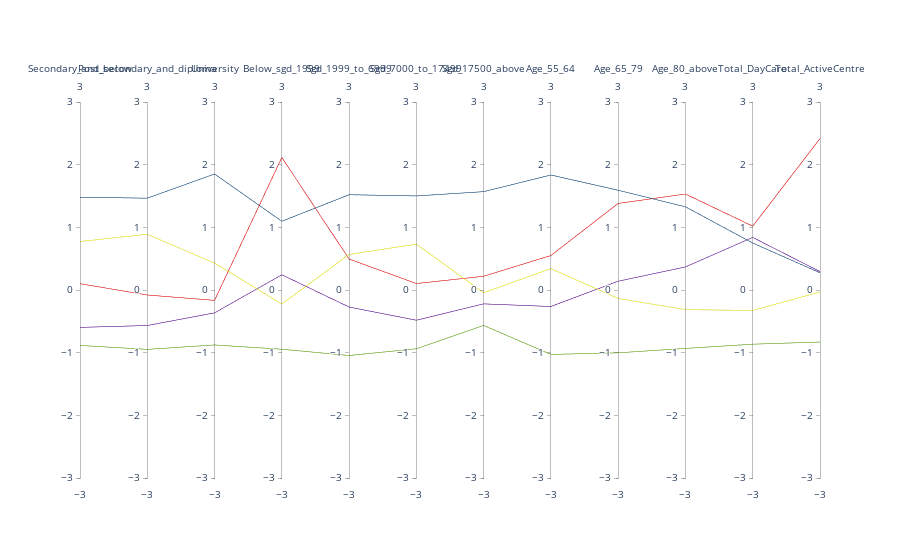

Here is the notebook cell this chart was saved with:
### Code cell
fig = go.Figure(data=
    go.Parcoords(
        #line = dict(color = area_features_df2['Cluster Labels']),
        line = dict(color = centroids['cluster'],
        #line = dict(color = df['species_id'],
                   #colorscale = [[0,'purple'],[0.25,'algae'],[0.5,'blue'],[0.75,'tealrose'],[1,'twilight']] ),                   
                   #colorscale = [[0,'purple'],[0.5,'lightseagreen'],[1,'gold']]),  
                    colorscale = [[0,'red'],[0.2,'purple'],[0.4,'blue'],[0.6,'green'],[1,'yellow']]),                    
                   #colorscale = 'Electric',
                   #showscale = True,
                   #cmin = 0,
                   #cmax = 50000),
        dimensions = list([
            dict(range = [-3,3],
                 label = 'Secondary_and_below', values = centroids['secondary_and_below']),
            dict(range = [-3,3],
                 label = 'Post_secondary_and_diploma', values = centroids['post_secondary_and_diploma']),
            dict(range = [-3,3],
                 label = "University", values = centroids['university']),
            
            dict(range = [-3,3],                 
                 label = 'Below_sgd_1999', values = centroids['below_sgd_1999']),
            dict(range = [-3,3],                 
                 label = 'Sgd_1999_to_6999', values = centroids['sgd_1999_to_6999']),
            dict(range = [-3,3],                 
                 label = 'Sgd_7000_to_17499', values = centroids['sgd_7000_to_17499']),
            dict(range = [-3,3],                 
                 label = 'Sgd_17500_above', values = centroids['sgd_17500_above']),

            dict(range = [-3,3],                 
                 label = 'Age_55_64', values = centroids['age_55_64']),
            dict(range = [-3,3],                 
                 label = 'Age_65_79', values = centroids['age_65_79']),
            dict(range = [-3,3],                 
                 label = 'Age_80_above', values = centroids['age_80_above']),

            dict(range = [-3,3],                 
                 label = 'Total_DayCare', values = centroids['Total_DayCare']),
            dict(range = [-3,3],                 
                 label = 'Total_ActiveCentre', values = centroids['Total_ActiveCentre']),

            ])
    )
)

fig.show()

### Figure 1 — Plotly figure (JSON) as saved in the notebook; plotly's stock layout.template omitted (floating-point values rounded to 4 significant figures)
{"data": [{"dimensions": [{"label": "Secondary_and_below", "range": [-3, 3], "values": [0.1005, -0.5964, 1.481, -0.8847, 0.7736]}, {"label": "Post_secondary_and_diploma", "range": [-3, 3], "values": [-0.0798, -0.5672, 1.465, -0.9472, 0.8897]}, {"label": "University", "range": [-3, 3], "values": [-0.1654, -0.365, 1.851, -0.8768, 0.4294]}, {"label": "Below_sgd_1999", "range": [-3, 3], "values": [2.115, 0.2431, 1.097, -0.9451, -0.2241]}, {"label": "Sgd_1999_to_6999", "range": [-3, 3], "values": [0.494, -0.2722, 1.52, -1.045, 0.5671]}, {"label": "Sgd_7000_to_17499", "range": [-3, 3], "values": [0.103, -0.4823, 1.501, -0.9376, 0.7317]}, {"label": "Sgd_17500_above", "range": [-3, 3], "values": [0.2191, -0.2212, 1.569, -0.5652, -0.04298]}, {"label": "Age_55_64", "range": [-3, 3], "values": [0.5505, -0.2631, 1.835, -1.028, 0.3413]}, {"label": "Age_65_79", "range": [-3, 3], "values": [1.381, 0.14, 1.592, -1.002, -0.1354]}, {"label": "Age_80_above", "range": [-3, 3], "values": [1.532, 0.368, 1.327, -0.932, -0.3133]}, {"label": "Total_DayCare", "range": [-3, 3], "values": [1.019, 0.8393, 0.7496, -0.8649, -0.3267]}, {"label": "Total_ActiveCentre", "range": [-3, 3], "values": [2.417, 0.293, 0.2746, -0.83, -0.03139]}], "line": {"color": [0, 1, 2, 3, 4], "colorscale": [[0, "red"], [0.2, "purple"], [0.4, "blue"], [0.6, "green"], [1, "yellow"]]}, "type": "parcoords"}], "layout": {}}
